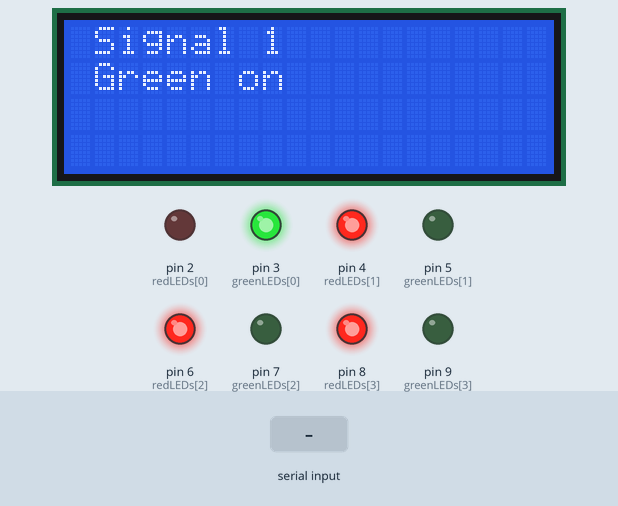
Simulated run of this sketch. Board: Arduino Uno, built with avr-gcc and run on an emulated ATmega328P. On the bench: 20×4 character LCD, output pins drawn as LEDs (lit = HIGH). Inputs (shaded band) come from the test bench. What the sketch prints to the serial monitor is not drawn.

Above: at 3.3 s.
3.4 s: "siren" received over Serial
5.9 s: "90:45\n" received over Serial
8.4 s: "1:90:45\n" received over Serial
At 24.5 s:
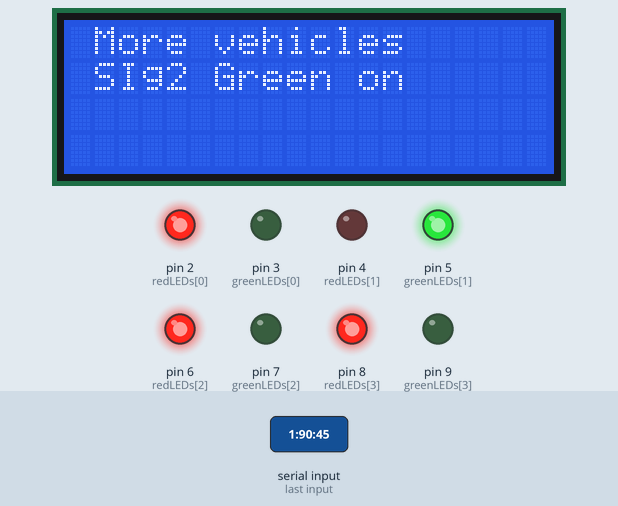
At 54.2 s:
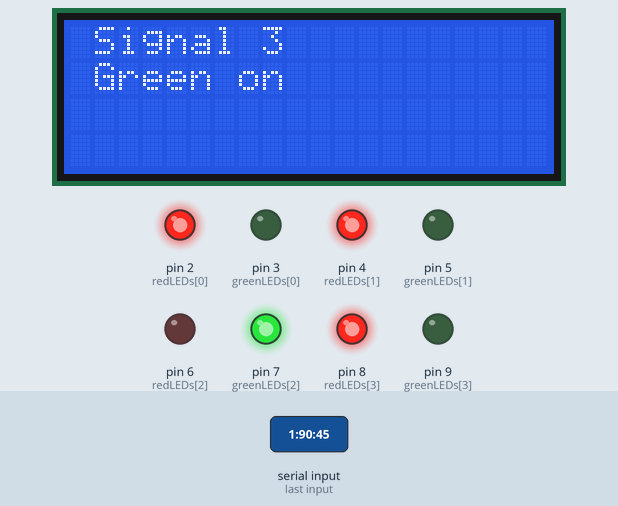
Timing chart, 0 to 54.9 s (numbered marks = the images above; inputs shaded):
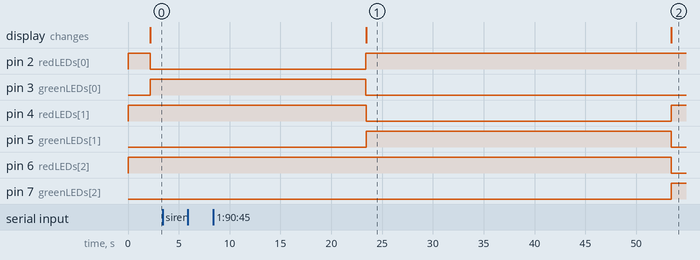

The sketch:

arduino.py.ino
```cpp
#include <Wire.h>
#include <LiquidCrystal_I2C.h>

LiquidCrystal_I2C lcd(0x27,20,4);  // set the LCD address to 0x27 for a 16 chars and 2 line display

const int redLEDs[] = {2, 4, 6, 8};    // Red LED pins
const int greenLEDs[] = {3, 5, 7, 9};  // Green LED pins
const int numLEDs = 4;                 // Number of LED pairs
 int greenDuration1 = 10;       // 10 seconds green light duration
int greenDuration2 = 10;
 int greenDuration3 = 10;
 int greenDuration4 = 10;
int  state1=0;
String val1,val2;
int stat1=0,stat2=0;
void setup()
{
  Serial.begin(9600);
  for (int i = 0; i < numLEDs; i++) {
    pinMode(redLEDs[i], OUTPUT);
    pinMode(greenLEDs[i], OUTPUT);
  }

  // Initial state: All Red ON, Green OFF
  for (int i = 0; i < numLEDs; i++) {
    digitalWrite(redLEDs[i], HIGH);
    digitalWrite(greenLEDs[i], LOW);
  }
  lcd.init();                      // initialize the lcd
  lcd.init();
  // Print a message to the LCD.
  lcd.backlight();
  lcd.setCursor(0,0);
  lcd.print(" Smart Traffic ");
  lcd.setCursor(0,1);
  lcd.print(" Management     ");

  delay(2000); // Optional startup delay

}

void loop() {

  turnON1();

  turnON2();

  turnON3();

  turnON4();


}
void delay1(int a)
{
  for(int i=0;i<a;i++)
  {
    delay(1000);
    read1();
  }
}
void read1()
{
  String myString = Serial.readString();
  Serial.println(myString);
    val1=  getValue(myString, ':', 0);
    val2=  getValue(myString, ':', 1);
   String val3=  getValue(myString, ':', 2);
   if(val1.toInt()>3)
   {
      stat1=1;
    greenDuration1 = 15;
   }
   if(val2.toInt()>3)
   {
    stat2=1;
    greenDuration2= 15;
   }
  Serial. println(val3);
   if (val3=="siren"&&state1==0)
   {
      lcd.setCursor(0,0);
  lcd.print(" Ambulance      ");
  lcd.setCursor(0,1);
  lcd.print(" Coming      ");
  Serial.println("Emergency");state1=1;
  digitalWrite(greenLEDs[1], LOW);
  digitalWrite(greenLEDs[2], LOW);
  digitalWrite(greenLEDs[0], LOW);
  digitalWrite(redLEDs[3], LOW);
  digitalWrite(greenLEDs[3], HIGH);
  delay1(greenDuration4);
  digitalWrite(greenLEDs[3], LOW);
  digitalWrite(redLEDs[3], HIGH);
   }
}
void turnON1() {
 if( stat1==1)
 {
  greenDuration1=15;
   lcd.setCursor(0,0);
  lcd.print(" More vehicle       ");
  lcd.setCursor(0,1);
  lcd.print(" SIg1 Green on        ");
  stat1=0;
 }
 else
 {
    lcd.setCursor(0,0);
  lcd.print(" Signal 1       ");
  lcd.setCursor(0,1);
  lcd.print(" Green on        ");
 }
  Serial.println('1');
  digitalWrite(redLEDs[0], LOW);
  digitalWrite(greenLEDs[0], HIGH);
  delay1(greenDuration1);
  digitalWrite(greenLEDs[0], LOW);
  digitalWrite(redLEDs[0], HIGH);

  greenDuration1=10;
}

void turnON2() {

  if( stat2==1)
 {
  greenDuration2=15;
  stat2=0;
   lcd.setCursor(0,0);
  lcd.print(" More vehicles       ");
  lcd.setCursor(0,1);
  lcd.print(" SIg2 Green on        ");
 }
 else
 {
   lcd.setCursor(0,0);
  lcd.print(" Signal 2      ");
  lcd.setCursor(0,1);
  lcd.print(" Green on        ");
 }
  Serial.println('2');
  digitalWrite(redLEDs[1], LOW);
  digitalWrite(greenLEDs[1], HIGH);
  delay1(greenDuration2);
  digitalWrite(greenLEDs[1], LOW);
  digitalWrite(redLEDs[1], HIGH);
  greenDuration2=10;
}

void turnON3() {
   lcd.setCursor(0,0);
  lcd.print(" Signal 3       ");
  lcd.setCursor(0,1);
  lcd.print(" Green on        ");
  Serial.println('3');
  digitalWrite(redLEDs[2], LOW);
  digitalWrite(greenLEDs[2], HIGH);
  delay1(greenDuration3);
  digitalWrite(greenLEDs[2], LOW);
  digitalWrite(redLEDs[2], HIGH);
}

void turnON4() {
   lcd.setCursor(0,0);
  lcd.print(" Signal 4       ");
  lcd.setCursor(0,1);
  lcd.print(" Green on        ");
  Serial.println('4');
  digitalWrite(greenLEDs[1], LOW);
  digitalWrite(greenLEDs[2], LOW);
  digitalWrite(greenLEDs[0], LOW);
  digitalWrite(redLEDs[3], LOW);
  digitalWrite(greenLEDs[3], HIGH);
  delay1(greenDuration4);
  digitalWrite(greenLEDs[3], LOW);
  digitalWrite(redLEDs[3], HIGH);
}

String getValue(String data, char separator, int index)
{
    int found = 0;
    int strIndex[] = { 0, -1 };
    int maxIndex = data.length() - 1;

    for (int i = 0; i <= maxIndex && found <= index; i++) {
        if (data.charAt(i) == separator || i == maxIndex) {
            found++;
            strIndex[0] = strIndex[1] + 1;
            strIndex[1] = (i == maxIndex) ? i+1 : i;
        }
    }
    return found > index ? data.substring(strIndex[0], strIndex[1]) : "";
}
```

Measured:
- after the input at 3.4 s, every drawn part: stays the same
- after the input at 5.9 s, every drawn part: stays the same
- after the input at 8.4 s, pin 2 (redLEDs[0]): LOW → HIGH after 15.0 s instead of 14.5 s; pin 3 (greenLEDs[0]): HIGH → LOW after 15.0 s instead of 14.5 s; pin 6 (redLEDs[2]): HIGH → LOW after 45.1 s instead of 44.6 s; pin 7 (greenLEDs[2]): LOW → HIGH after 45.1 s instead of 44.6 s
- what the display in image 1 shows lasts 30.1 s, from 23.4 s to 53.5 s
